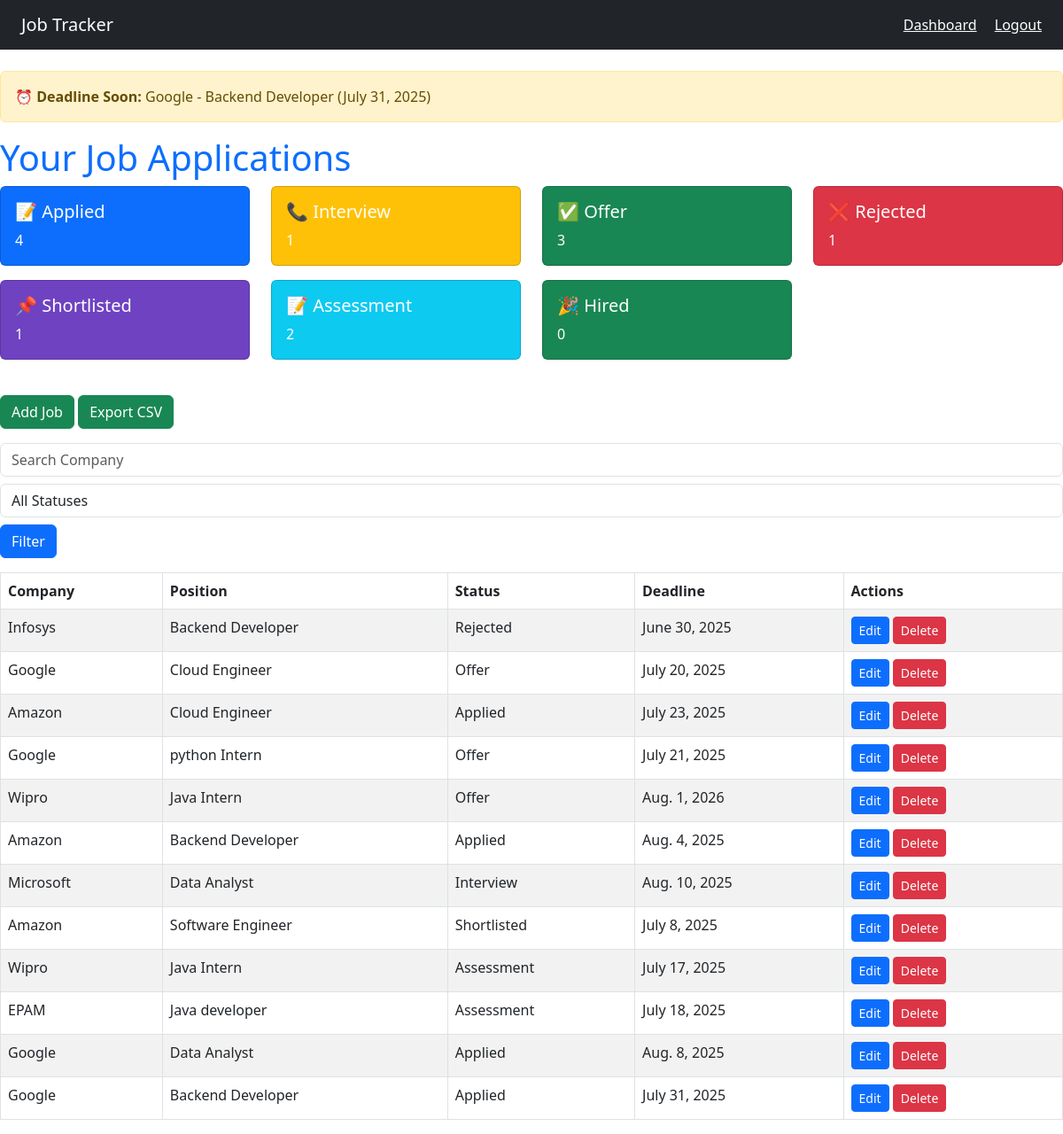
The app's page /dashboard/ (signed in) with its own data.
### tracker/models.py (models this page shows, shortened)
class Job(models.Model):
    user = models.ForeignKey(User, on_delete=models.CASCADE)
    company = models.CharField(max_length=100)
    position = models.CharField(max_length=100)
    link = models.URLField()
    date_applied = models.DateField()
    deadline = models.DateField()
    status = models.CharField(max_length=50, choices=[
        ('Applied', 'Applied'),
        ('Interview', 'Interview'),
        ('Offer', 'Offer'),
        ('Rejected', 'Rejected'),
        ('Shortlisted', 'Shortlisted'),
        ('Assessment', 'Assessment'),
        ('Hired', 'Hired'),
    ])

### tracker/views.py (the view)
# urls.py: path('dashboard/', tracker_views.dashboard, name='dashboard'),
@login_required
def dashboard(request):
    user = request.user
    query = request.GET.get('query', '')
    status = request.GET.get('status', '')
    jobs = Job.objects.filter(user=user)
    if query:
        jobs = jobs.filter(company__icontains=query)
    if status:
        jobs = jobs.filter(status=status)
    today = date.today()
    soon = today + timedelta(days=3)
    upcoming = jobs.filter(deadline__range=[today, soon])
    stats = {
        'Applied': jobs.filter(status='Applied').count(),
        'Interview': jobs.filter(status='Interview').count(),
        'Offer': jobs.filter(status='Offer').count(),
        'Rejected': jobs.filter(status='Rejected').count(),
        'Shortlisted': jobs.filter(status='Shortlisted').count(),
        'Assessment': jobs.filter(status='Assessment').count(),
        'Hired': jobs.filter(status='Hired').count(),
    }
    return render(request, 'tracker/dashboard.html', {
        'jobs': jobs,
        'upcoming': upcoming,
        'stats': stats,
    })

### tracker/templates/tracker/dashboard.html (shortened to what this page needs)
{% extends 'tracker/base.html' %}
{% block content %}
{% if upcoming %}
    {% for job in upcoming %}
        <div class="alert alert-warning">
            ⏰ <strong>Deadline Soon:</strong> {{ job.company }} - {{ job.position }} ({{ job.deadline }})
        </div>
    {% endfor %}
{% endif %}
<h1 class="text-primary">Your Job Applications</h1>
<div class="row mb-4">
    <div class="col-md-3">
        <div class="card text-white bg-primary mb-3">
            <div class="card-body">
                <h5 class="card-title">📝 Applied</h5>
                <p class="card-text">{{ stats.Applied }}</p>
            </div>
        </div>
    </div>
    <div class="col-md-3">
        <div class="card text-white bg-warning mb-3">
            <div class="card-body">
                <h5 class="card-title">📞 Interview</h5>
                <p class="card-text">{{ stats.Interview }}</p>
            </div>
        </div>
    </div>
    <div class="col-md-3">
        <div class="card text-white bg-success mb-3">
            <div class="card-body">
                <h5 class="card-title">✅ Offer </h5>
                <p class="card-text">{{ stats.Offer }}</p>
            </div>
        </div>
    </div>
    <div class="col-md-3">
        <div class="card text-white bg-danger mb-3">
            <div class="card-body">
                <h5 class="card-title">❌ Rejected</h5>
                <p class="card-text">{{ stats.Rejected }}</p>
            </div>
        </div>
    </div>
     <div class="col-md-3">
        <div class="card text-white mb-3" style="background-color: #6f42c1;">
            <div class="card-body">
                <h5 class="card-title">📌 Shortlisted</h5>
                <p class="card-text">{{ stats.Shortlisted }}</p>
            </div>
        </div>
    </div>
     <div class="col-md-3">
        <div class="card text-white bg-info" style="background-color: #6f42c1;">
            <div class="card-body">
                <h5 class="card-title"> 📝 Assessment </h5>
                <p class="card-text">{{ stats.Assessment }}</p>
            </div>
        </div>
    </div>
    <div class="col-md-3">
        <div class="card text-white bg-success" style="background-color: #6f42c1;">
            <div class="card-body">
                <h5 class="card-title"> 🎉 Hired </h5>
                <p class="card-text">{{ stats.Hired }}</p>
            </div>
        </div>
    </div>
</div>
<div class="mb-3">
    <a class="btn btn-success" href="{% url 'add_job' %}">Add Job</a>
    <a class="btn btn-success" href="{% url 'export_csv' %}">Export CSV</a>
</div>
<form method="get" class="mb-3">
    <input type="text" name="query" placeholder="Search Company" class="form-control mb-2" value="{{ request.GET.query }}">
    <select name="status" class="form-control mb-2">
        <option value="">All Statuses</option>
    </select>
    <button type="submit" class="btn btn-primary">Filter</button>
</form>
<table class="table table-hover table-striped table-bordered">
    <thead>
        <tr>
            <th>Company</th>
            <th>Position</th>
            <th>Status</th>
            <th>Deadline</th>
            <th>Actions</th>
        </tr>
    </thead>
    <tbody>
        {% for job in jobs %}
            <tr>
                <td>{{ job.company }}</td>
                <td>{{ job.position }}</td>
                <td>{{ job.status }}</td>
                <td>{{ job.deadline }}</td>
                <td>
                    <a href="{% url 'edit_job' job.id %}" class="btn btn-sm btn-primary">Edit</a>
                    <a href="{% url 'delete_job' job.id %}" class="btn btn-sm btn-danger">Delete</a>
                </td>
            </tr>
        {% empty %}
            <tr>
                <td colspan="4">No job applications found.</td>
            </tr>
        {% endfor %}
    </tbody>
</table>
{% endblock %}

### tracker/templates/tracker/base.html (shortened to what this page needs)
{% extends 'base.html' %}
{% load static %}

### tracker/templates/base.html (shortened to what this page needs)
<!DOCTYPE html>
<html lang="en">
<head>
    <link href="https://cdn.jsdelivr.net/npm/bootstrap@5.3.0/dist/css/bootstrap.min.css" rel="stylesheet">
</head>
<body>
    <nav class="navbar navbar-dark bg-dark px-4 mb-4">
        <a class="navbar-brand text-white" href="#">Job Tracker</a>
        <div>
            <a class="text-white me-3" href="{% url 'dashboard' %}">Dashboard</a>
            <a class="text-white" href="{% url 'logout' %}">Logout</a>
        </div>
    </nav>
    {% block content %}{% endblock %}
</body>
</html>

### records on screen
Job: company "Google", position "Backend Developer", deadline "July 31, 2025", status "Applied"
Job: company "Infosys", position "Backend Developer", status "Rejected", deadline "June 30, 2025"
Job: company "Google", position "Cloud Engineer", status "Offer", deadline "July 20, 2025"
Job: company "Amazon", position "Cloud Engineer", status "Applied", deadline "July 23, 2025"
Job: company "Google", position "python Intern", status "Offer", deadline "July 21, 2025"
Job: company "Wipro", position "Java Intern", status "Offer", deadline "Aug. 1, 2026"
Job: company "Amazon", position "Backend Developer", status "Applied", deadline "Aug. 4, 2025"
Job: company "Microsoft", position "Data Analyst", status "Interview", deadline "Aug. 10, 2025"
Job: company "Amazon", position "Software Engineer", status "Shortlisted", deadline "July 8, 2025"
Job: company "Wipro", position "Java Intern", status "Assessment", deadline "July 17, 2025"
Job: company "EPAM", position "Java developer", status "Assessment", deadline "July 18, 2025"
Job: company "Google", position "Data Analyst", status "Applied", deadline "Aug. 8, 2025"

### other values on screen
{{ stats.Applied }} "4"
{{ stats.Interview }} "1"
{{ stats.Offer }} "3"
{{ stats.Rejected }} "1"
{{ stats.Shortlisted }} "1"
{{ stats.Assessment }} "2"
{{ stats.Hired }} "0"
